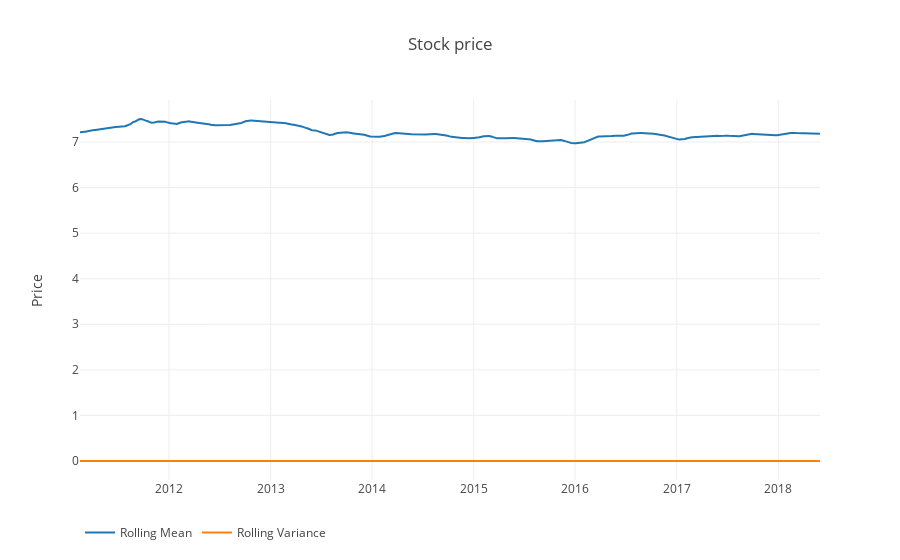

Here is the notebook cell this chart was saved with:
### Code cell
ts = df_log['Close']

rolling_stats = da.roll_stats(ts=ts, window=30)
da.plotscatter(rolling_stats)
da.tsplot(ts, lags=30)

### Figure 1 — Plotly figure (JSON) as saved in the notebook; plotly's stock layout.template omitted (floating-point values rounded to 4 significant figures; data arrays with more than 128 entries replaced by an {"elided": "..."} marker saying what was removed)
{"data": [{"name": "Rolling Mean", "type": "scatter", "x": {"elided": "1841 str values"}, "y": {"elided": "1841 float values"}}, {"name": "Rolling Variance", "type": "scatter", "x": {"elided": "1841 str values"}, "y": {"elided": "1841 float values"}}], "layout": {"legend": {"orientation": "h"}, "title": "Stock price", "yaxis": {"title": "Price"}}}
